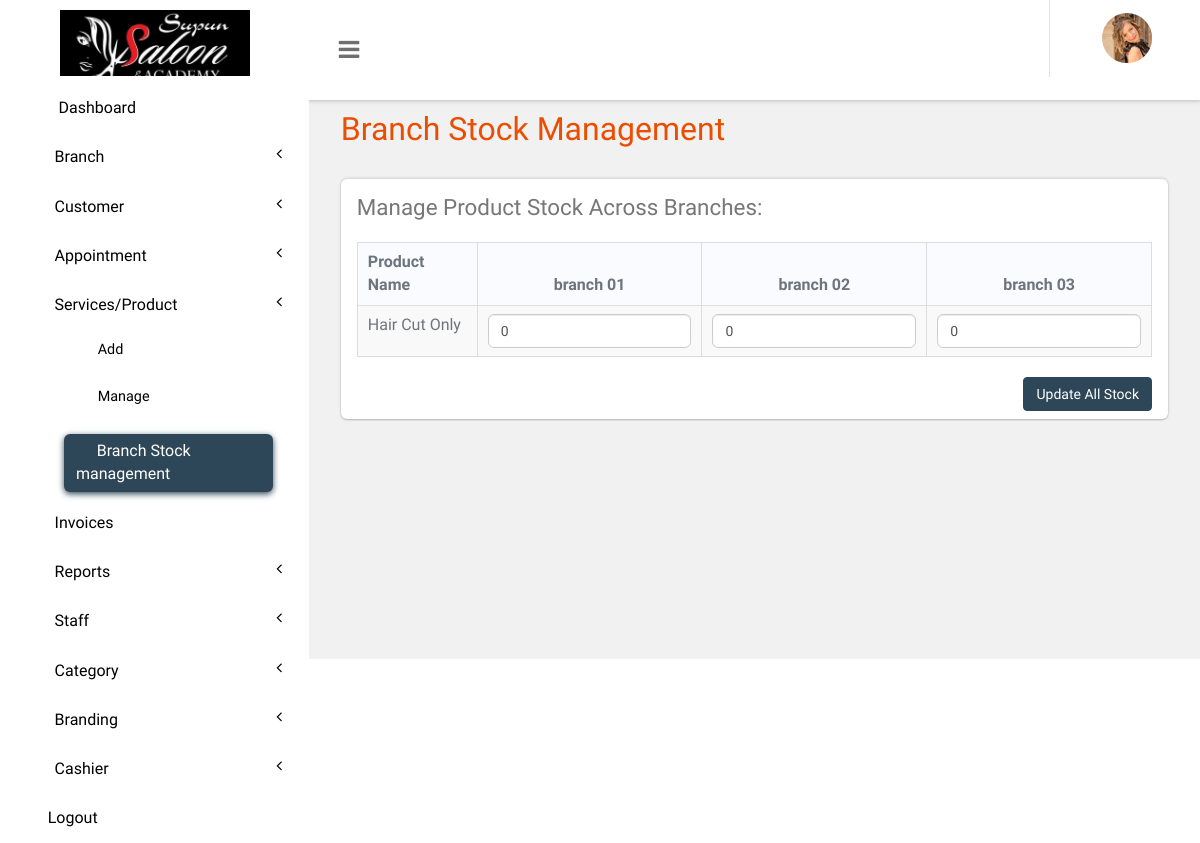
The page /panel/branch-stock-management.php (signed in) on the database as committed earlier.
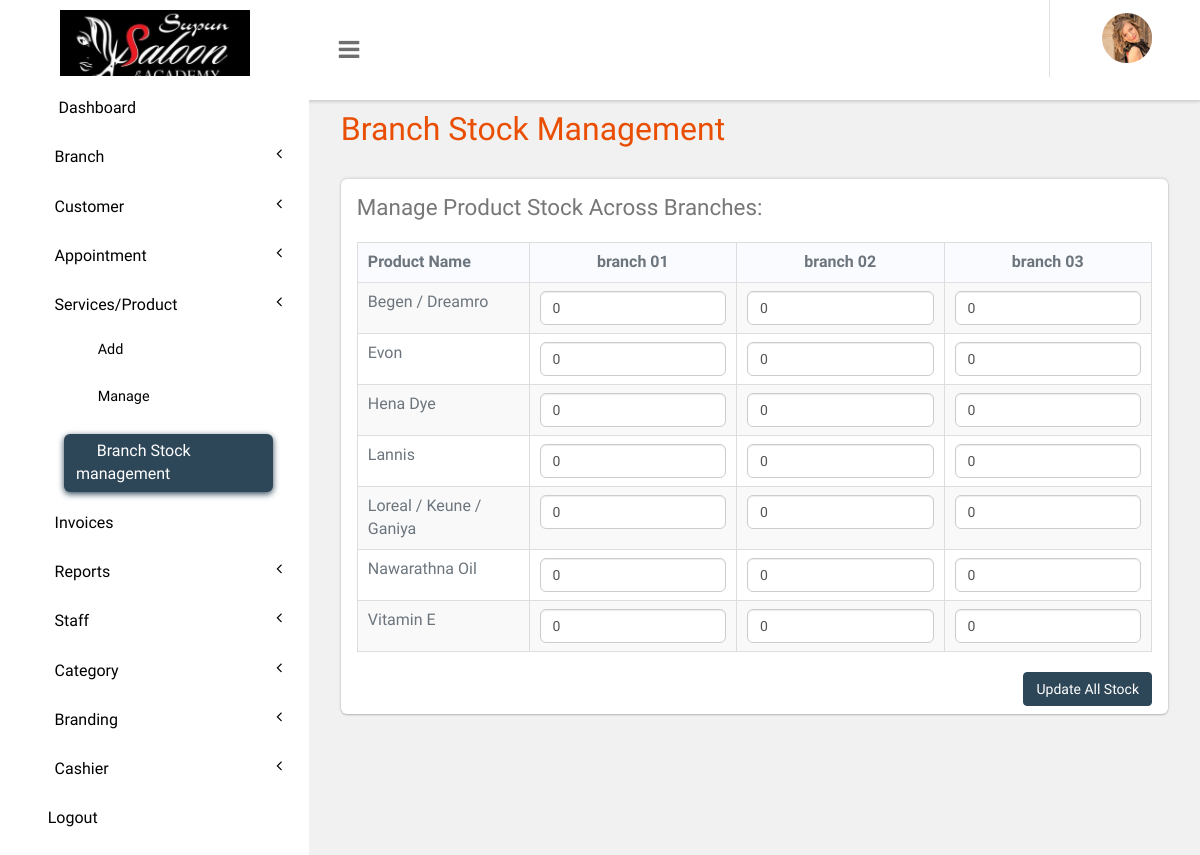
The same page on the database as committed later.
### tables this page shows
CREATE TABLE `tblbranch` (
  `branch_id` int(10) NOT NULL,
  `branch_name` varchar(100) NOT NULL
);

CREATE TABLE `tblservices` (
  `ID` int(10) NOT NULL,
  `ServiceName` varchar(200) DEFAULT NULL,
  `Description` mediumtext DEFAULT NULL,
  `Cost` int(10) DEFAULT NULL,
  `Image` varchar(255) DEFAULT NULL,
  `opening_stock` int(11) NOT NULL DEFAULT 0,
  `cate_id` varchar(50) NOT NULL,
  `type` tinyint(4) NOT NULL,
  `CreationDate` timestamp NULL DEFAULT current_timestamp(),
  `status` int(1) NOT NULL DEFAULT 1 COMMENT '0 = inactive, 1 = active'
);

### panel/branch-stock-management.php (the view, shortened to what this page needs)
<?php
include('includes/dbconnection.php');
if (strlen($_SESSION['bpmsaid']) == 0) {
  header('location:logout.php');
} else {
    $branches = [];
    if ($_SESSION['bpmsut'] == 'admin') {
        $branches_query = mysqli_query($con, "SELECT * FROM tblbranch ORDER BY branch_id");
        while($branch = mysqli_fetch_assoc($branches_query)) {
            $branches[] = $branch;
        }
    }
    $products_query = mysqli_query($con, "SELECT ID, ServiceName FROM tblservices WHERE type=1 ORDER BY ServiceName");
    $products = [];
    while($product = mysqli_fetch_assoc($products_query)) {
        $products[] = $product;
    }
    $stock_levels = [];
?>
<!DOCTYPE HTML>
<html>
<head>
<link href="css/bootstrap.css" rel='stylesheet' type='text/css' />
<link href="css/style.css" rel='stylesheet' type='text/css' />
<link href="css/font-awesome.css" rel="stylesheet">
<link href="css/animate.css" rel="stylesheet" type="text/css" media="all">
<link href="css/custom.css" rel="stylesheet">
</head>
<body class="cbp-spmenu-push">
	<div class="main-content">
		 <?php include_once('includes/sidebar.php');?>
		 <?php include_once('includes/header.php');?>
		<div id="page-wrapper">
			<div class="main-page">
				<div class="tables">
					<h3 class="title1">Branch Stock Management</h3>
					<div class="table-responsive bs-example widget-shadow">
						<h4>Manage Product Stock Across Branches:</h4>
                        <form method="post" action="branch-stock-management-update.php">
                            <table class="table table-bordered table-striped">
                                <thead>
                                    <tr>
                                        <th>Product Name</th>
                                        <?php foreach($branches as $branch): ?>
                                            <th class="text-center"><?php echo htmlspecialchars($branch['branch_name']); ?></th>
                                        <?php endforeach; ?>
                                    </tr>
                                </thead>
                                <tbody>
                                    <?php if(empty($products)): ?>
                                        <tr>
                                            <td colspan="<?php echo count($branches) + 1; ?>" class="text-center">No products found. Please add products (type=1) from the 'Services/Product' menu.</td>
                                        </tr>
                                    <?php else: ?>
                                        <?php foreach($products as $product): ?>
                                            <tr>
                                                <td><?php echo htmlspecialchars($product['ServiceName']); ?></td>
                                                <?php foreach($branches as $branch): ?>
                                                    <td>
                                                        <input type="number" name="stock[<?php echo $product['ID']; ?>][<?php echo $branch['branch_id']; ?>]" class="form-control" value="<?php echo isset($stock_levels[$product['ID']][$branch['branch_id']]) ? $stock_levels[$product['ID']][$branch['branch_id']] : 0; ?>" min="0" <?php if ($_SESSION['bpmsut'] !== 'admin') echo 'readonly'; ?>>
                                                    </td>
                                                <?php endforeach; ?>
                                            </tr>
                                        <?php endforeach; ?>
                                    <?php endif; ?>
                                </tbody>
                            </table>
                            <?php if(!empty($products) && $_SESSION['bpmsut'] === 'admin'): ?>
                                <div class="text-right">
                                    <button type="submit" name="submit" class="btn btn-primary">Update All Stock</button>
                                </div>
                            <?php endif; ?>
                        </form>
					</div>
				</div>
			</div>
		</div>
	</div>
</body>
</html>
<?php } ?>

Rows that differ between the two databases and show on the page:
no longer on this page (row edited): tblservices: ServiceName "Hair Cut Only", ID.branch_id "0"
now on this page (row edited): tblservices: ServiceName "Begen / Dreamro", ID.branch_id "0"
now on this page (row edited): tblservices: ServiceName "Evon", ID.branch_id "0"
now on this page (row edited): tblservices: ServiceName "Hena Dye", ID.branch_id "0"
now on this page (row edited): tblservices: ServiceName "Lannis", ID.branch_id "0"
now on this page (row edited): tblservices: ServiceName "Loreal / Keune / Ganiya", ID.branch_id "0"
now on this page (row edited): tblservices: ServiceName "Nawarathna Oil", ID.branch_id "0"
now on this page (row edited): tblservices: ServiceName "Vitamin E", ID.branch_id "0"
